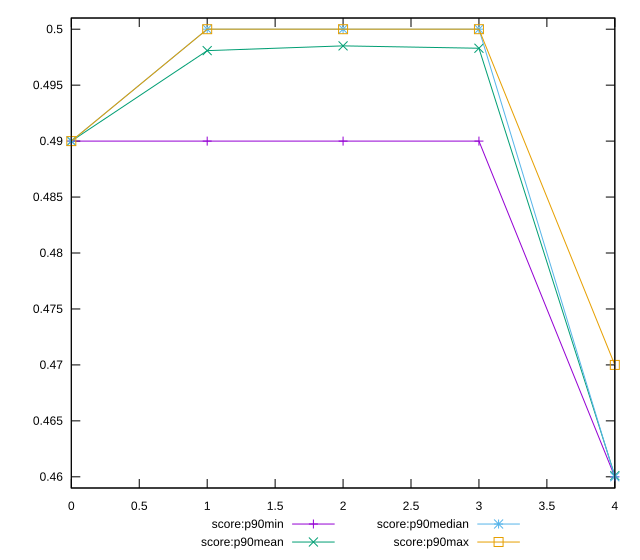

Generate this figure with gnuplot:
reset

$scoreP90Min <<EOF
0 0.49
1 0.49
2 0.49
3 0.49
4 0.46
EOF

$scoreP90Mean <<EOF
0 0.4900000000000001
1 0.4980851063829789
2 0.4985106382978725
3 0.4982978723404257
4 0.4601063829787241
EOF

$scoreP90Median <<EOF
0 0.49
1 0.5
2 0.5
3 0.5
4 0.46
EOF

$scoreP90Max <<EOF
0 0.49
1 0.5
2 0.5
3 0.5
4 0.47
EOF

set key outside below
set xrange [0:4]
set yrange [0.459:0.501]
set trange [0.459:0.501]
set terminal svg size 640, 560 enhanced background rgb 'white'
set output "report_00018_2021-02-10T15-25-16.877Z/uses-rel-preload/progression/score.svg"

plot $scoreP90Min title "score:p90min" with linespoints, \
     $scoreP90Mean title "score:p90mean" with linespoints, \
     $scoreP90Median title "score:p90median" with linespoints, \
     $scoreP90Max title "score:p90max" with linespoints

reset
